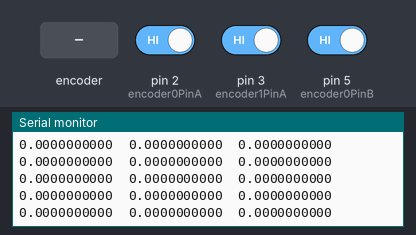
A sketch run on a simulated Arduino Uno, built with avr-gcc and run on an emulated ATmega328P. Shown: the last lines printed to the serial monitor. The test bench sets the inputs (shaded band); at power-on: pin 2 (encoder0PinA) HIGH, pin 3 (encoder1PinA) HIGH, pin 5 (encoder0PinB) HIGH.

Above: at 1.2 s.
1.3 s: rotary encoder on pin 2 (encoder0PinA) / pin 5 (encoder0PinB) turned 1 step (first pin leading)
At 1.42 s:
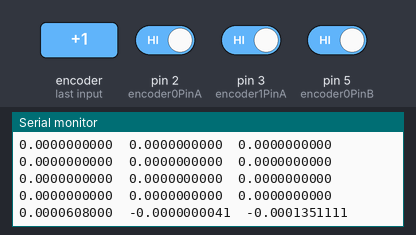
3.0 s: rotary encoder on pin 2 (encoder0PinA) / pin 5 (encoder0PinB) turned 1 step (first pin leading)
At 3.14 s:
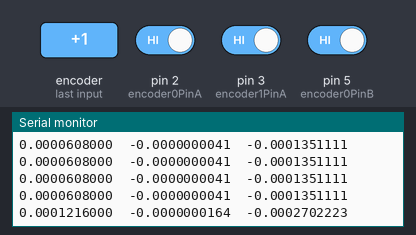
Timing chart, 0 to 6.0 s (numbered marks = the images above; inputs shaded):
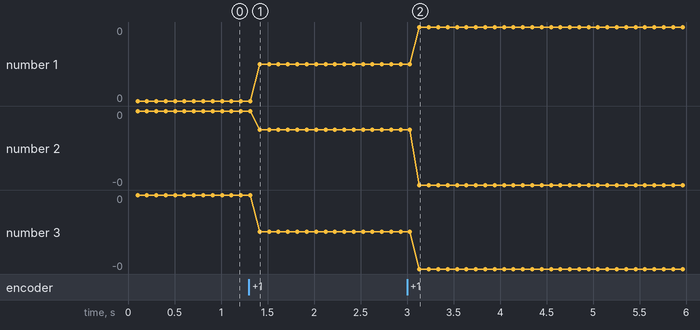

Measured:
- after the input at 1.3 s, the serial monitor: prints a new line after 0.12 s (image 1)
- after the input at 3.0 s, the serial monitor: prints a new line after 0.13 s (image 2)
- plotted number 1: 0 → 0 after the input at 1.3 s, 0 → 0 after the input at 3.0 s
- plotted number 2: 0 → -0 after the input at 1.3 s, -0 → -0 after the input at 3.0 s
- plotted number 3: 0 → -0 after the input at 1.3 s, -0 → -0 after the input at 3.0 s

The sketch:

ArduinoOdometry.ino
```cpp
// defining the pins. encoder0 is on the left, 1 is on the right
#define encoder0PinA 2 // Output A Encoder L
#define encoder0PinB 5 // Output A Encoder L
#define encoder1PinA 3 // Output B Encoder R
#define encoder1PinB 4 // Output B Encoder R

volatile long encoder0Count = 0; // changing this var to -1 or +1, rotation in Encoder L is indicated
volatile long encoder1Count = 0; // changing this var to -1 or +1, rotation in Encoder R is indicated

unsigned long interval = 100; // once this interval is reached, odometry motion measurement is taken
unsigned long previousTime = 0; // var used to check interval - compared to currentTime var

double x = 0.0; // initial x position when arduino is started
double y = 0.0; // initial y position when arduino is started
double theta = 0.0; // initial theta (orientation) when arduino is started

double diameter = 0.304; // diameter of the wheel in meters
int res = 2500; // resolution of the encoder in (pulse/sec)

void setup() {
    pinMode(encoder0PinA, INPUT_PULLUP); // configuring defined pins as inputs
    pinMode(encoder0PinB, INPUT_PULLUP);
    pinMode(encoder1PinA, INPUT_PULLUP);
    pinMode(encoder1PinB, INPUT_PULLUP);

    attachInterrupt(0, doEncoder0, RISING);
    attachInterrupt(1, doEncoder1, RISING);
    Serial.begin (9600);
    Serial.println("START READING");
}

void doEncoder0() {
        if(digitalRead(encoder0PinB) == LOW) {
            encoder0Count++;
        }
        else {
            encoder0Count--;
        }

}

void doEncoder1() {


    //if(digitalRead(encoder1PinA) == HIGH) {
    if(digitalRead(encoder1PinB) == LOW) {
        encoder1Count++;

    }
    else {
        encoder1Count--;
    }
}

void loop () {
    unsigned long currentTime = millis();


    if (currentTime - previousTime > interval) {
        previousTime = currentTime;

        double dsl = encoder0Count * diameter / res; // distance change in left wheel
        encoder0Count = 0; // resetting to allow for next computation in next loop
        double dsr = encoder1Count * diameter / res; // distance change in right wheel
        encoder1Count = 0; // resetting to allow for next computation in next loop
        double ds = (dsr + dsl) / 2.0;
        double dtheta = (dsr-dsl) / 0.9;
        double dx = ds * cos(theta + dtheta/2);
        double dy = ds * sin(theta + dtheta/2);

        x += dx;
        y += dy;
        theta += dtheta;

        if (theta >= PI) { // if loop works to make sure theta values stay in range from -pi to +pi
          theta -= 2 * PI;
        } else if (theta <= -PI) {
          theta += 2 * PI;
        }


        // printing to serial port
       Serial.print(x,DEC);
       Serial.print("\t");
       Serial.print(y,DEC);
       Serial.print("\t");
       Serial.println(theta,DEC);
      // Serial.println(millis());

    }
}
```
